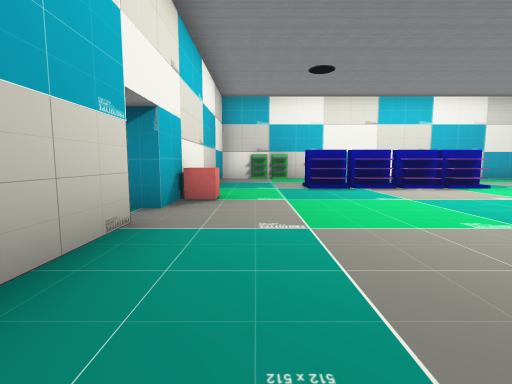
View 1 (above)

14 first-person views from a walk through a scene from a Unity 3-D project. The camera is 1.2 m above the floor, tilts 6° down and sees 85° across. Doors are open. The floor is counted in squares, 2 m on a side. Each view is taken from the middle of a square. On the plan, view 1 faces up. The plan holds only what a view shows up to about 9 squares ahead; the rest is blank. The player is left out. Some surface patterns are stand-ins.

View 2
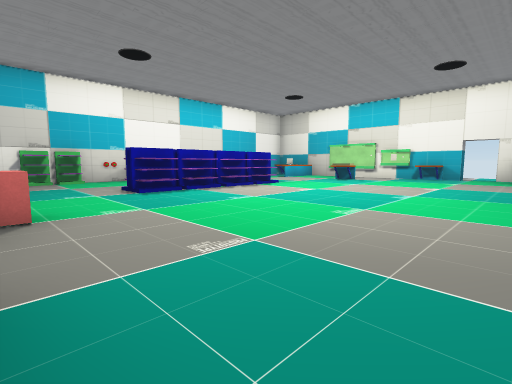

View 3
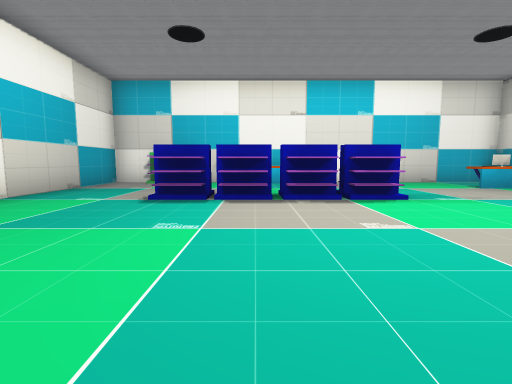

View 4
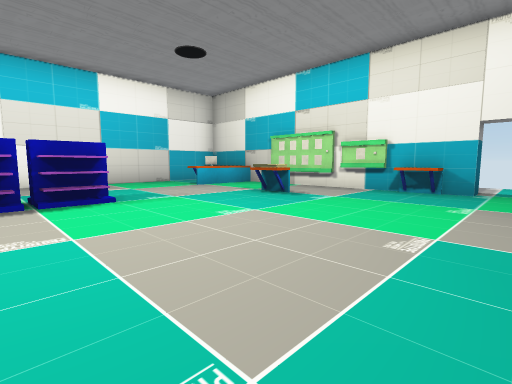

View 5
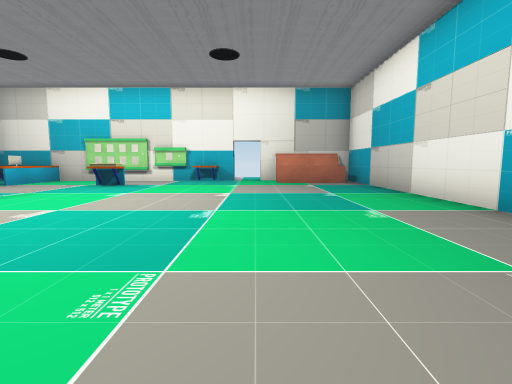

View 6
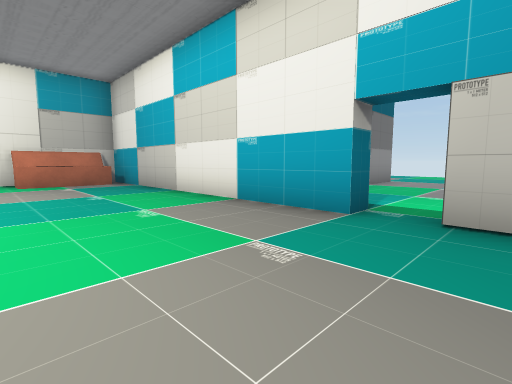

View 7
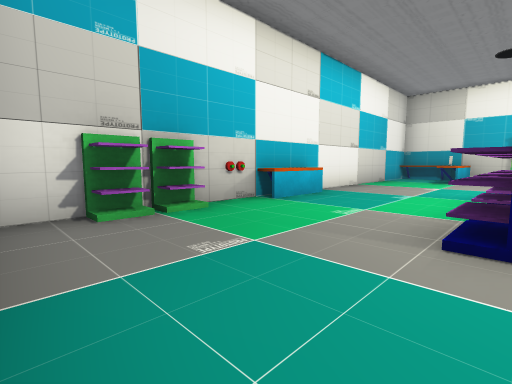

View 8
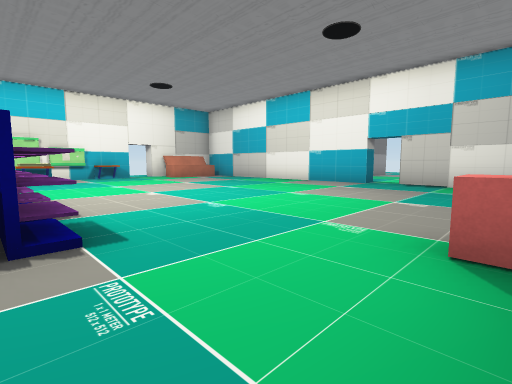

View 9
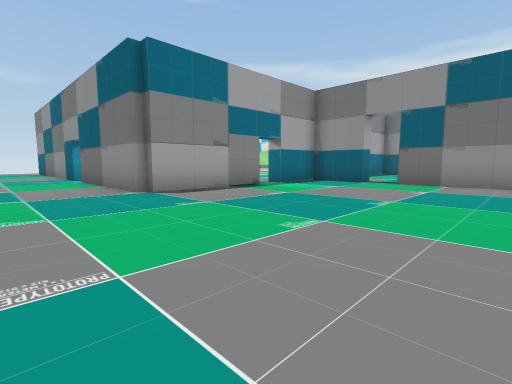

View 10
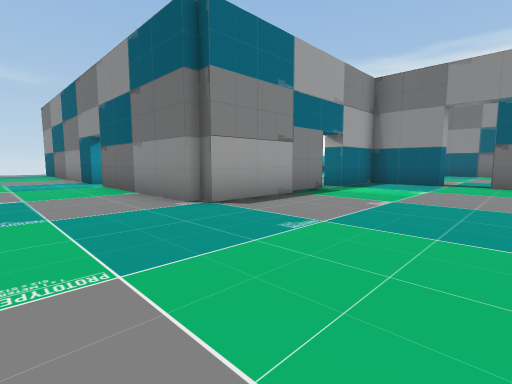

View 11
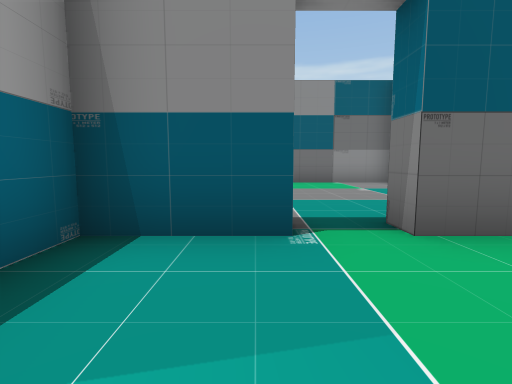

View 12
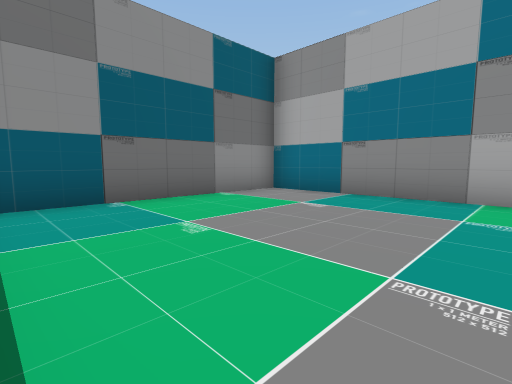

View 13
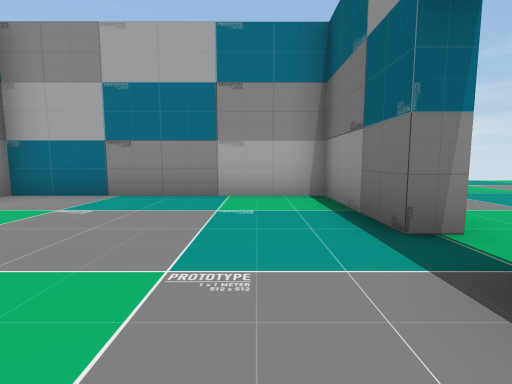

View 14
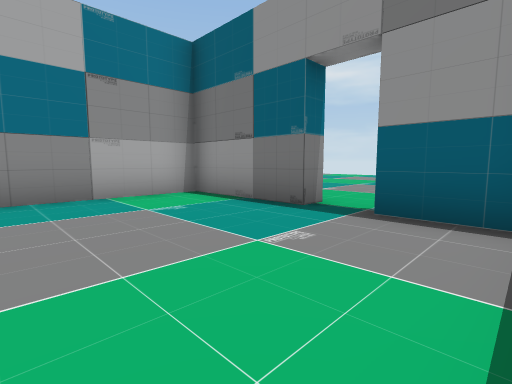

### Floor plan
Points are (right, up) in squares from view 1. A wall is a line through its corners. A room is listed if a view was taken in it or the views show most of it. See-through windows are left out.
Room 1 (views 1, 2, 3, 4, 5, 6, 7, 8)
walls: (-1.2, 2.8) (-1.2, 1.2); (2.5, -1.1) (10.3, -1.1); (10.3, 5.4) (10.3, 8.6); (10.3, 2.7) (10.3, 3.5); (10.3, 1.2) (10.3, 1.9); (-0.8, -1.1) (1.6, -1.1); (10.2, 10.5) (-1.2, 10.5) (-1.2, 3.6)
ways out: open door at (2, -1) to room 2; open door at (-1, 3); open door at (10, 2.5)
objects: other object (-1, 5); other object (0, 10); other object (1, 10); other object (2, 7); other object (2, 10); other object (3, 7); other object (3, 10) to (4, 10); other object (4, 7); other object (5, 7); other object (7, 6); other object (8, 6); other object (8, 9); other object (9, 9)
Room 2 (views 9, 10, 11)
walls: (4.3, -7.4) (4.3, -4.3); (1.6, -1.6) (-1.7, -1.6) (-1.7, -0.6); (4.3, -3.3) (4.3, -1.6) (2.5, -1.6)
ways out: open door at (2, -1) to room 1; opening at (4, -4) to room 3; opening at (-4, -0.7)
Room 3 (views 12, 13, 14)
walls: (4.3, -4.3) (4.7, -4.3) (4.7, -7) (10.4, -7) (10.4, -2.1); (4.7, -2.1) (4.7, -3.3) (4.3, -3.3)
ways out: opening at (4, -4) to room 2

Positions as (right, up) in squares from view 1, and headings:
1: (0, 0), facing up
2: (-1, 1), facing up-right
3: (3, 2), facing up
4: (4, 2), facing up-right
5: (1, 2), facing right
6: (1, 2), facing down-right
7: (-1, 7), facing up-right
8: (-1, 7), facing down-right
9: (-4, -7), facing up-right
10: (-4, -5), facing up-right
11: (2, -3), facing right
12: (6, -2), facing down-right
13: (6, -2), facing down
14: (8, -2), facing down-left
